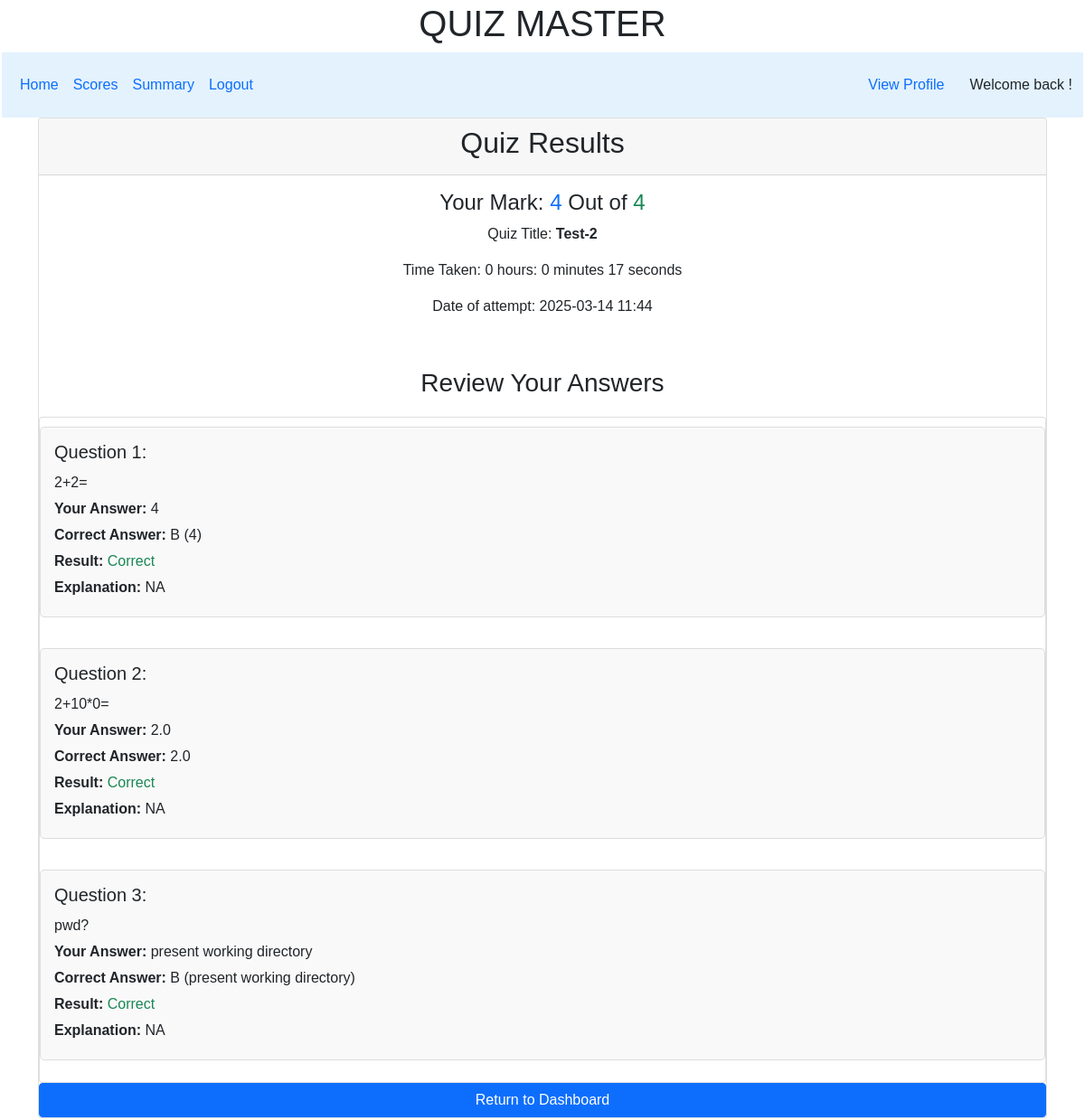
The page /quiz_result/8 on the database its author committed.
### controllers/model.py (models this page shows, shortened)
class QuizResult(db.Model):
    __tablename__ = 'QuizResult'
    id = db.Column(db.Integer, primary_key=True)
    user_id = db.Column(db.Integer, db.ForeignKey('user_info.id'), nullable=False)
    quiz_id = db.Column(db.Integer, db.ForeignKey('Quiz.id'), nullable=False)
    score = db.Column(db.Integer, default=0)
    date_taken = db.Column(db.DateTime, default=datetime.utcnow)
    time_taken = db.Column(db.Integer, nullable=False)
    quiz = db.relationship('Quiz', backref='quiz_results')

class Quiz(db.Model):
    __tablename__ = 'Quiz'
    id = db.Column(db.Integer, primary_key=True)
    chapter_id = db.Column(db.Integer, db.ForeignKey('chapter.id'), nullable=False)
    title = db.Column(db.String, nullable=False)
    description= db.Column(db.String, nullable=True)
    deadline = db.Column(db.DateTime, nullable=False)
    totalNoQues = db.Column(db.Integer, default=0)
    totalMarks = db.Column(db.Integer, default=0)
    passingMarks = db.Column(db.Integer, default=0)
    duration = db.Column(db.Integer, nullable=True)
    questions = db.relationship('Question', back_populates='quiz',cascade="all, delete-orphan")

class Question(db.Model):
    __tablename__ = 'question'
    id = db.Column(db.Integer, primary_key=True)
    quiz_id = db.Column(db.Integer, db.ForeignKey('Quiz.id'), nullable=False)
    question = db.Column(db.Text, nullable=False)
    question_type = db.Column(db.String(20), nullable=False)  # 'mcq' or 'numeric'
    marks = db.Column(db.Integer, nullable=False)
    numeric_answer = db.Column(db.Float, nullable=True)
    tolerance = db.Column(db.Float, nullable=True)
    option1= db.Column(db.String, nullable=True)
    option2 = db.Column(db.String, nullable=True)
    option3 = db.Column(db.String, nullable=True)
    option4 = db.Column(db.String, nullable=True)
    correct = db.Column(db.String, nullable=True)
    explanation = db.Column(db.String, nullable=True)
    answer_type = db.Column(db.String, nullable=True, default="MCQ")
    quiz = db.relationship('Quiz', back_populates='questions')
    user_answers = db.relationship('UserAnswers', back_populates='question', lazy='select',overlaps="user_answers,UserAnswers")

class UserAnswers(db.Model):
    __tablename__ = 'UserAnswers'
    id = db.Column(db.Integer, primary_key=True)
    user_id = db.Column(db.Integer, db.ForeignKey('user_info.id'), nullable=False)
    quiz_id = db.Column(db.Integer, db.ForeignKey('Quiz.id'), nullable=False)
    question_id = db.Column(db.Integer, db.ForeignKey('question.id'), nullable=False)
    selected_answer = db.Column(db.Text, nullable=True)
    numeric_answer = db.Column(db.Float, nullable=True)  # Store the actual answer text
    is_correct = db.Column(db.Boolean, default=False)
    timestamp = db.Column(db.DateTime, default=datetime.utcnow)
    user_info = db.relationship('User_Info', backref='user_answers')
    question = db.relationship('Question', back_populates='user_answers')
    quiz = db.relationship('Quiz', backref='user_answers')

### controllers/controller.py (the view)
@app.route("/quiz_result/<int:result_id>")
def quiz_result(result_id):
    result = QuizResult.query.get_or_404(result_id)
    quiz = Quiz.query.filter_by(id=result.quiz_id).first()
    user_answers = UserAnswers.query.filter_by(user_id=result.user_id, quiz_id=result.quiz_id).all()
    user_info = User_Info.query.get(result.user_id)
    questions = Question.query.filter_by(quiz_id=result.quiz_id).all()
    question_details = []
    for question in questions:
        user_answer = next((ua for ua in user_answers if ua.question_id == question.id), None)
        correct_option_text = None
        if question.question_type == "mcq":
            if question.correct == "A":
                correct_option_text = question.option1
            elif question.correct == "B":
                correct_option_text = question.option2
            elif question.correct == "C":
                correct_option_text = question.option3
            elif question.correct == "D":
                correct_option_text = question.option4
        question_details.append({
            "question": question.question,
            "question_type": question.question_type,
            "user_answer": user_answer.selected_answer if user_answer else None,
            "numeric_answer": user_answer.numeric_answer if user_answer else None,
            "correct_answer": question.correct if question.question_type == "mcq" else question.numeric_answer,
            "is_correct": user_answer.is_correct if user_answer else False,
            "correct_option_text": correct_option_text,
            "explanation": question.explanation
        })
    return render_template('result.html', result=result, quiz=quiz, question_details=question_details,user_info=user_info)

### templates/result.html
{% extends "user_layout.html" %}
{% block content %}
<div class="container">
    <div class="card">
        <div class="card-header text-center">
            <h2> Quiz Results</h2>
        </div>
        <div class="card-body text-center">
            <h4> Your Mark: <span class="text-primary">{{result.score}}</span> Out of <span class="text-success">{{quiz.totalMarks}}</span></h4>
            <p> Quiz Title: <strong>{{quiz.title}}</strong></p>
            <p> Time Taken: {{ (result.time_taken // 3600) }} hours: {{ ((result.time_taken % 3600) // 60) }} minutes {{ (result.time_taken % 60) }} seconds</p>
            <p> Date of attempt: {{result.date_taken.strftime('%Y-%m-%d %H:%M')}} </p>
            </div>
            <h3 class="mt-4 text - center">Review Your Answers</h3>
            <div class="card body quiz-review">
                {% for question in question_details %}
                <div class="question-review mb-4">
                    <h5>Question {{ loop.index }}:</h5>
                    <p>{{ question.question }}</p>
                    {% if question.question_type == 'mcq' %}
                        <p><strong>Your Answer:</strong> {{ question.user_answer }}</p>
                        <p><strong>Correct Answer:</strong> {{ question.correct_answer }} ({{ question.correct_option_text }})</p>
                    {% elif question.question_type == 'numeric' %}
                        <p><strong>Your Answer:</strong> {{ question.numeric_answer }}</p>
                        <p><strong>Correct Answer:</strong> {{ question.correct_answer }} </p>
                    {% endif %}
                    <p><strong>Result:</strong>
                        {% if question.is_correct %}
                            <span class="text-success">Correct</span>
                        {% else %}
                            <span class="text-danger">Incorrect</span>
                        {% endif %}
                    </p>
                    {% if question.explanation %}
                        <p><strong>Explanation:</strong> {{ question.explanation }}</p>
                    {% endif %}
                </div>
                {% endfor %}
            </div>
            <a href="{{ url_for('user_interface' ,id=session.get('user_id'))}}" class="btn btn-primary">Return to Dashboard</a>
        </div>
</div>
{% endblock %}

### static/style.css (style rules this page uses)
* { margin: 0px; padding: 0px; box-sizing: border-box; font-family: Arial, Helvetica, sans-serif; }
.center { text-align: center; margin: auto; }
.question-review { margin: 10px 0; padding: 15px; border: 1px solid #ddd; border-radius: 5px; background-color: #f9f9f9; }
.question-review h5 { margin-bottom: 10px; }
.question-review p { margin: 5px 0; }
.quiz-review { margin-top: 20px; }

### rows shown on the page
QuizResult: score "4", time_taken "0", ((result.time_taken%3600)//60) "0", (result.time_taken%60) "17", date_taken "2025-03-14 11:44"
Quiz: totalMarks "4", title "Test-2"
Question: question "2+2=", user_answer "4", correct_answer "B", correct_option_text "4", explanation "NA"
Question: question "2+10*0=", correct_answer "2.0", explanation "NA"
UserAnswers: numeric_answer "2.0"
Question: question "pwd?", correct_option_text "present working directory", explanation "NA"
UserAnswers: user_answer "present working directory"

### other values the page prints
{{ question.correct_answer }} "B"
